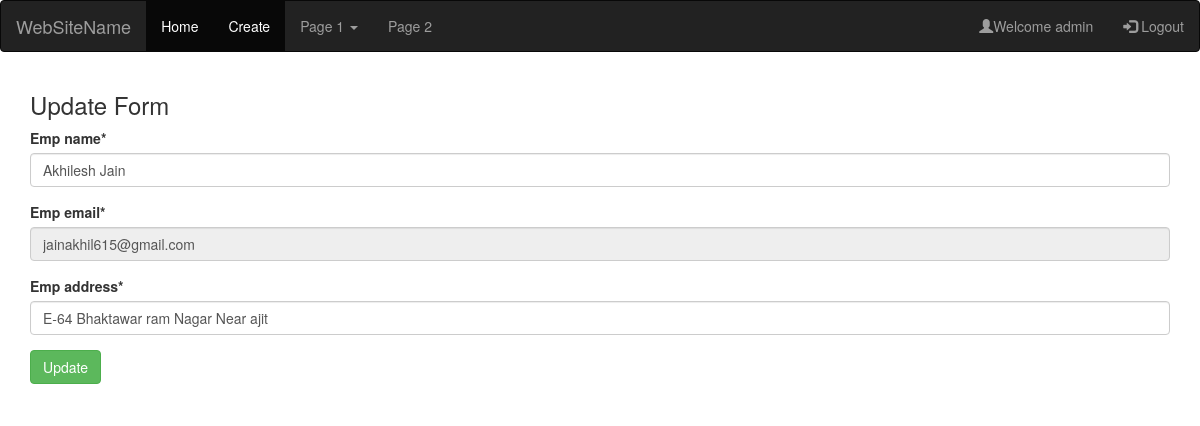
The app's page /crud/update?id=1 (signed in) with its own data.
### testapp/models.py (models this page shows)
class Employee(models.Model):
    emp_name = models.CharField(max_length=100)
    emp_email = models.EmailField(unique=True)
    emp_address = models.CharField(max_length=250)
    class Meta:
        db_table = 'employee'

### crud/views.py (the view, shortened to what this page needs)
def update(req):
    id = req.GET['id']
    data = Employee.objects.get(id=id)
    form = EmployeeForm(instance=data)
    d1 = {'form': form}
    return render(req, 'crud/update.html', d1)

### crud/forms.py
class EmployeeForm(forms.ModelForm):
    class Meta:
        model = Employee
        fields = "__all__"

### crud/templates/crud/update.html (shortened to what this page needs)
{% extends 'header.html' %}
{% block content %}
{% load crispy_forms_tags %}
<h3>Update Form </h3>
<form action="" method="post" id="form1" novalidate> {% csrf_token%}
    {{ form | crispy }}
    <input type="submit" value="Update" class="btn btn-success">
</form>
{% endblock %}

### testapp/templates/header.html (shortened to what this page needs)
<!DOCTYPE html>
<html lang="en">
<head>
    <link rel="stylesheet" href="https://maxcdn.bootstrapcdn.com/bootstrap/3.4.0/css/bootstrap.min.css">
</head>
<body>
<nav class="navbar navbar-inverse">
    <div class="container-fluid">
        <div class="navbar-header">
            <a class="navbar-brand" href="#">WebSiteName</a>
        </div>
        <ul class="nav navbar-nav">
            <li class="active"><a href="index">Home</a></li>
            <li class="active"><a href="create">Create</a></li>
            <li class="dropdown"><a class="dropdown-toggle" data-toggle="dropdown" href="#">Page 1 <span
                    class="caret"></span></a>
            </li>
            <li><a href="#">Page 2</a></li>
        </ul>
        <ul class="nav navbar-nav navbar-right">
            {% if request.user.username %}
            <li><a href="#"><span class="glyphicon glyphicon-user"></span>Welcome {{ request.user.username }} </a></li>
            <li><a href="/logout"><span class="glyphicon glyphicon-log-in"></span> Logout </a></li>
            {% else %}
            <li><a href="/signup"><span class="glyphicon glyphicon-user"></span> Sign Up</a></li>
            <li><a href="/signin"><span class="glyphicon glyphicon-log-in"></span> Login</a></li>
            {% endif %}
        </ul>
    </div>
</nav>
<div class="container">
    {% block content %}
    {% endblock %}
</div>
</body>
</html>

### records on screen
Employee: emp_name "Akhilesh Jain", emp_email "jainakhil615@gmail.com", emp_address "E-64 Bhaktawar ram Nagar Near ajit"

### other values on screen
{{ request.user.username }} "admin"
